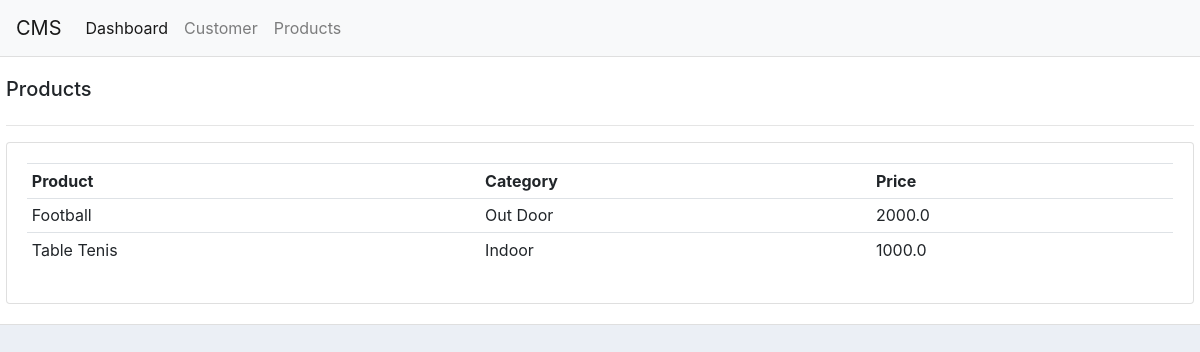
The app's page /product/ with its own data.
### section/models.py (models this page shows, shortened)
class Product(models.Model):
	CATEGORY = (
			('Indoor', 'Indoor'),
			('Out Door', 'Out Door'),
			)
	name = models.CharField(max_length=200, null=True)
	price = models.FloatField(null=True)
	category = models.CharField(max_length=200, null=True, choices=CATEGORY)
	description = models.CharField(max_length=200, null=True,blank=True)
	date_created = models.DateTimeField(auto_now_add=True, null=True)
	tags = models.ManyToManyField(Tag)

### section/views.py (the view)
# urls.py: path('product/',views.products, name="product"),
def products(request):
    products = Product.objects.all()
    return render(request,'section/products.html',{'products':products})

### section/templates/section/products.html (shortened to what this page needs)
{% extends 'section/main.html' %}
{% block content %}
{% include 'section/nav.html' %}
    <div class="row">
        <div class="col-md card card-body">
        <h5>Products</h5>
        <hr>
        <div class="card card-body">
                    <table class="table table-sm">
                        <tr>
                            <th>Product</th>
                            <th>Category</th>
                            <th>Price</th>
                        </tr>
                        {% for i in products %}
                            <tr>
                                <td>{{i.name}}</td>
                                <td>{{i.category}}</td>
                                <td>{{i.price}}</td>
                            </tr>
                        {% endfor %}
                    </table>
        </div>
        </div>
      </div>
{% endblock content %}

### static/css/main.css (style rules this page uses)
body { background-color: #ebeff5; }

### records on screen
Product: name "Football", category "Out Door", price "2000.0"
Product: name "Table Tenis", category "Indoor", price "1000.0"
